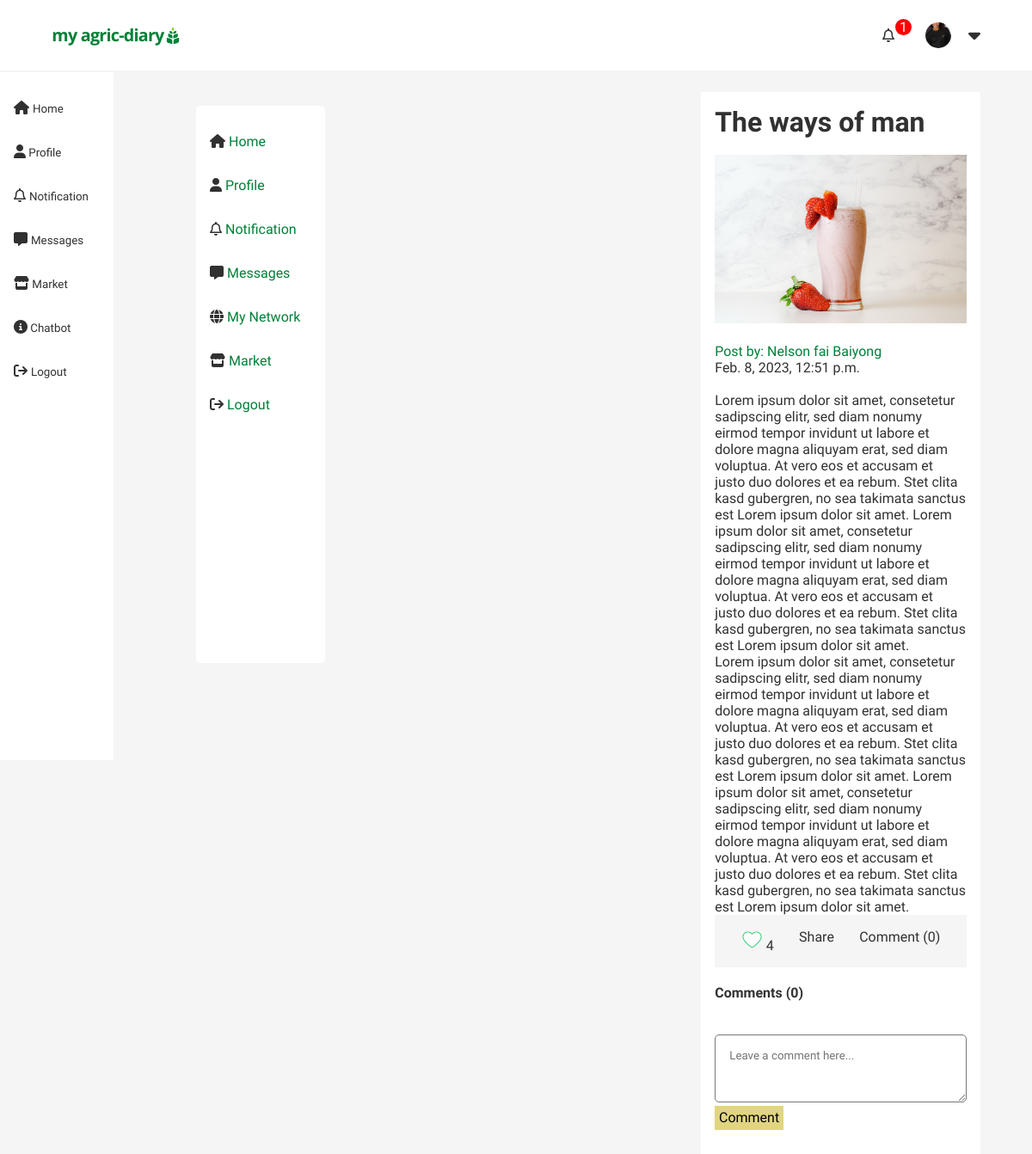
Screenshot of /the-ways-of-man (signed in) with the database file from the repository.
### account/models.py (models this page shows)
class CustomUser(AbstractUser):
    email = models.EmailField(unique=True)
    first_name = models.CharField( max_length=100 , blank=False)
    last_name= models.CharField( max_length=100 , blank=False )
    bio=models.CharField(max_length=400,blank=True, null=True)
    location = CountryField(blank_label='(select country)')
    profile_pic=models.ImageField( upload_to='profilepics/' ,blank=True, null=True,validators=[FileExtensionValidator(['jpg','png',])])
    is_student = models.BooleanField(default=False)
    course = models.CharField(max_length=100 ,blank=True, null=True)
    instituition = models.CharField(max_length=100 ,blank=True, null=True)
    profession=models.CharField(max_length=100 ,blank=True, null=True)
    company = models.CharField(max_length=100 ,blank=True, null=True)
    date_joined = models.DateTimeField( auto_now_add=True)
    is_active = models.BooleanField( default=True)
    username = None
    USERNAME_FIELD = 'email'
    REQUIRED_FIELDS = []
    objects = UserManager()
    def __str__(self):
        return self.last_name

### feed/models.py (models this page shows, shortened)
class Articles (models.Model):
    author=models.ForeignKey(CustomUser, related_name='profile' ,on_delete= models.CASCADE)
    title = models.CharField( max_length=200, blank=True, null=True)
    body = RichTextField( blank=True, null=True )
    slug = models.SlugField()
    date = models.DateTimeField(auto_now_add=True)
    article_image = models.ImageField(upload_to='articlepics/', blank=True, null=True,validators=[FileExtensionValidator(['jpg','png',])])
    likes =models.ManyToManyField(CustomUser, default=None,blank=True, related_name='liked')
    tag = TaggableManager(blank=True)

### feed/views.py (the view)
# urls.py: path('<slug:article_slug>', views.article_details, name="details"),
def article_details(request,article_slug):
    article=Articles.objects.get(slug=article_slug)
    comment_form = CommentForm()
    comments=article.comments.all().order_by('-date')[0:5]
    context={
        'article':article,
        'comment_form':comment_form,
        'comments':comments,
    }
    return render(request, 'feed/details.html',context)

### feed/forms.py
class CommentForm(forms.ModelForm):
    class Meta:
        model =Comments
        fields=['comment']
        widgets ={
            'comment': forms.Textarea(attrs={'class':'comment_field','placeholder':'Leave a comment here...', 'rows':3,})
        }

### Friends/context_processors.py (called while the page is built)
def friendSuggestions(request):
        if request.user.is_authenticated:
            user = request.user
            network = Network.objects.get(user=request.user)
            friendsuggestions= suggestions(request,network=network)
            return {'friendsuggestions':friendsuggestions,'mynetwork':network}
        else:
                return {}

def suggestions(request, network):
    friends = network.following.all()
    user=request.user
    print(friends)
    suggestions =Network.objects.filter(
        following__in = friends).exclude(id=network.id).distinct()
    return suggestions

### notification/context_processors.py (called while the page is built)
def notificationCount(request):
        if request.user.is_authenticated:
            user = request.user
            notification = NotificationUser.objects.get(user = user)
            count = notification.mynotification.all().filter(is_read = False)
            return {'count':count.count}
        else:
                return {}

### feed/templates/feed/details.html (shortened to what this page needs)
{% extends 'main/base.html'%}
{% load static %}
{% block content %}
<div class="grid-container">
  <div class="sidebar">
      <nav class="sidebar_nav">
          <a href="../../../"> <i class="fa-solid fa-house"></i> Home</a>
          <a href="{% url 'profile'  request.user.id %}"> <i class="fa-solid fa-user"></i> Profile</a>
          <a href="{% url 'notification' %}"> <i class="fa-regular fa-bell"></i> Notification  </a>
          <a href="{% url 'chatlobby' %}"> <i class="fa-solid fa-message"></i>  Messages </a>
          <a href="{% url 'profile'  request.user.id %}"> <i class="fa-solid fa-globe"></i> My Network </a>
          <a href="{% url 'market' %}"> <i class="fa-solid fa-store"></i> Market  </a>
          <a href="{% url 'logout' %}"><i class="fa-solid fa-arrow-right-from-bracket"></i>  Logout </a>
      </nav>
  </div>
  <main>
<div >  <h1> {{article.title|capfirst}} </h1></div>
<br>
    {% if article.article_image %}
     <div class="article_image" >
      <img src="{{article.article_image.url}}" alt="">
    </div>
     {% endif %}
<br>
<div>
  <a href=" {% url 'profile' article.author.id %} ">  Post by: {{article.author.first_name}}  {{article.author.last_name}} </a>
  <p>  {{article.date}}  </p>
</div>
<br>
<div> {{article.body|safe}} </div>
<div class="engagment">
  <span>
      <span class="like-button" data-id="{{ article.id }}" >
          {% if user not in article.likes.all %}
          <img src="{% static 'images/like.png' %}" width="25px">
          {% else %}
          <img src="{% static 'images/love.png'%}" alt="liked" width ="25px">
          {% endif %}
      </span>
      <span class="likes">{{article.likes.all.count}} </span>
  </span>
  <a href=" {% url 'details' article_slug=article.slug %}"><span> Share </span></a>
  <span> Comment ({{ article.comments.all.count }})</span>
</div>
<div class="comments-box">
  <h4 > Comments ({{ article.comments.all.count }})  </h4>
  <br>
</div>
<div class="comment-form">
        <form action="{% url 'comment' article_slug=article.slug %}" method="post" id="commentform">
            {{ comment_form.comment }}
            {% if user.is_authenticated %}
            <br>
              <button class="button_one" >Comment </button>
            {% else %}
            <br>
            <input type='button' value="Submit" class="submitbtn" onclick="commentAlert()" >
            {% endif %}
        </form>
 <br>
</main>
</div>
</div>
{% endblock %}

### templates/main/base.html (shortened to what this page needs)
{% load static %}
<!DOCTYPE html>
<html lang="en">
<head>
    <link rel="stylesheet" href="{% static 'styles/mainstyle.css'%}">
    <link rel="stylesheet" href="{% static stylesheet %}">
</head>
<body>
        <header>
            <div class="logo">
             <a href="../../../">   <img src="{% static 'images/my agric-diary.png'%}" width="100%"></a>
            </div>
            <div class="header-right">
                    {% if request.user.is_authenticated %}
                            <span>
                                <a href="{% url 'notification' %}">
                                    <span class="notification-wrapper">
                                        <span class="notification-counter">
                                               <span><i class="fa-regular fa-bell"> </i> </span>
                                                <span id="counter"> {{count}} </span>
                                        </span>
                                    </span>
                                </a>
                            </span>
                        <span>
                            {% if request.user.profile_pic %}
                            <a href="{% url 'profile' request.user.id %}">
                                <div class="roundedprofile" style="background:url('{{request.user.profile_pic.url}}') ;background-position: center; background-size: contain;">  </div> </a>
                            {% else %}
                            <a href="{% url 'profile' request.user.id %}">   <img src="https://encrypted-tbn0.gstatic.com/images?q=tbn:ANd9GcR9RzmCAKhjBMu6GN8LHxNLTw8Vt347xfIXWA&usqp=CAU" alt="" width="30px"></a>
                            {% endif %}
                        </span>
                            <span class="dropdown">
                                <span class="dropbtn" onclick="myFunction(data='myDropdown{{article.id}}')"> <i class="fa-solid fa-caret-down"></i></span>
                              </span>
                    {% else %}
                        <span> <a href="{% url 'login' %}"> Login </a> </span>
                        <span> <a href="{% url 'signup' %}"> Signup </a></span>
                    {% endif %}
            </div>
        </header>
   <div class="flex-container">
    <div class="bodynav_right">
        <a href="../../../"> <i class="fa-solid fa-house"></i> <small> Home </small></a>
        <a href="{% url 'profile'  request.user.id %}"> <i class="fa-solid fa-user"></i><small>  Profile</small> </a>
        <a href="{% url 'notification' %}"> <i class="fa-regular fa-bell"></i> <small> Notification </small>  </a>
        <a href="{% url 'chatlobby' %}"> <i class="fa-solid fa-message"></i>  <small> Messages </small></a>
        <a href="{% url 'market' %}"> <i class="fa-solid fa-store"></i><small>  Market </small> </a>
        <a href="{% url 'ai_room' %}"> <i class="fa-solid fa-circle-info"></i><small> Chatbot </small>  </a>
        <a href="{% url 'logout' %}"><i class="fa-solid fa-arrow-right-from-bracket"></i> <small> Logout  </small></a>
    </div>
        {% block content %}
        {% endblock%}
</body>
</html>

### static/styles/mainstyle.css (style rules this page uses)
* { padding: 0; margin:0; box-sizing: border-box; font-family: 'Lexend Deca', sans-serif; color:#313131; }
:root { --primary-color:#4ba064; --primary-color:#008037; }
body { background-color: #f2f1ef; background-color: #f5f5f5; }
.flex-container { display: flex; align-items: flex-start; display: flex; justify-content: left; gap: 20px; }
a { text-decoration:none; color:var(--primary-color); }
.bodynav_right { padding: 1rem; height: 100vh; background-color: #fff; position: sticky; top:80px; display: flex; flex-direction: column; grid-area: 1rem; margin-top: -23px; }
.bodynav_right a { padding-block: 1rem; width: 100px; }
header { display:flex; align-items:center; justify-content: space-between; margin-bottom: 25px; padding-inline:5%; padding-block: 1.2rem; position: sticky; width: 100%; top: 0; background-color: white; color: #4ba064; z-index: 100; }
header a { color: #4ba064; }
.header-right { display:flex; gap:20px; align-items:center; }
.notification-counter { position:relative; margin-right: 1rem; }
#counter { position: absolute; top: -10px; right: -20px; background-color: red; color: white; border-radius: 50%; padding: 0px 5px; }
nav { display: flex; flex-direction: column; }
.grid-container { display: grid; grid-template-columns: 1fr 35%; gap: 2rem; min-height: 80vh; padding-inline: 5%; margin-inline: auto; max-width: 1700px; }
.sidebar { height: 85vh; position:sticky; top: 100px; padding: 1rem; border-radius: 10px; }
.sidebar_nav { width: 150px; height: 100%; border-radius: 5px; padding: 1rem; background-color: #fff; }
.sidebar_nav a { padding-block: 1rem; }
button { background-color: transparent; border: none; text-align: center; }
input,select,button,textarea { -webkit-border-radius:0; border-radius:0; }
.roundedprofile { display: block; height: 30px !important; width: 30px !important; border-radius: 50%; object-fit: contain; }
button.button_one { color: #d4c44b; color: black; padding: 0.3rem; background-color: rgba(212,196,75,.7); font-size: 1rem; }
.engagment { padding: 1rem; background-color: #f5f5f5; display: flex; justify-content: space-around; }

### feed/templates/feed/details.html (style rules this page uses)
main { background-color: #fff; padding: 1rem; }
.comment_field { width:100%; padding:1rem; border-radius: 5px; margin:auto; }
.article_image img { width: 100%; object-fit: cover; }
.comments-box { margin-block: 20px; }

### templates/main/base.html (style rules this page uses)
.dropdown { position: relative; display: inline-block; }
.dropbtn { font-size: 1.4rem; margin-top: -5px; }

### rows the page displays
CustomUser: user.profile_pic (picture)
Articles: title "The ways of man", article_image (picture), author.first_name "Nelson fai", author.last_name "Baiyong", date "Feb. 8, 2023, 12:51 p.m.", body "Lorem ipsum dolor sit amet, consetetur sadipscing elitr, sed diam nonumy eirmod tempor invidunt ut labore et dolore magna aliquyam erat, sed diam voluptua. At vero eos et accusam et justo duo dolores et ea rebum. Stet clita kasd gubergren, no sea takimata sanctus est Lorem ipsum dolor sit amet. Lorem ipsum dolor sit amet, consetetur sadipscing elitr, sed diam nonumy eirmod tempor invidunt ut labore et dolore magna aliquyam erat, sed diam voluptua. At vero eos et accusam et justo duo dolores et ea rebum. Stet clita kasd gubergren, no sea takimata sanctus est Lorem ipsum dolor sit amet. Lorem ipsum dolor sit amet, consetetur sadipscing elitr, sed diam nonumy eirmod tempor invidunt ut labore…", likes.all.count "4", comments.all.count "0"

### other values shown
{{ count }} "1"
